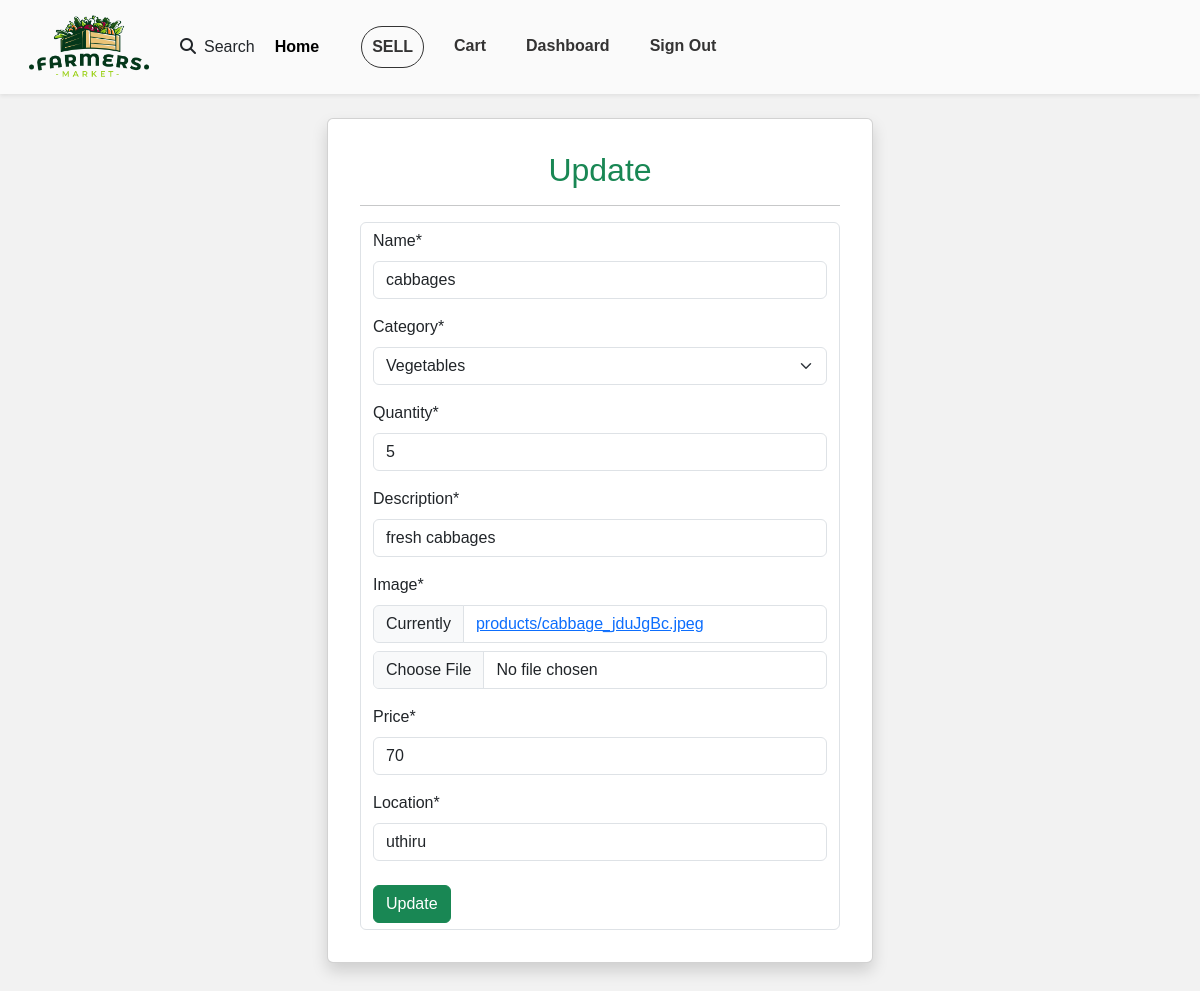
Page /update_product/2 (signed in) on the committed database.
### product/models.py (models this page shows, shortened)
class Product(models.Model):
    CATEGORIES = (
        ("Vegetables", "Vegetables"),
        ("Fruits", "Fruits"),
        ("Meat, Poultry & Dairy", "Meat, Poultry & Dairy"),
        ("Farm Feeds", "Farm Feeds")
    )
    owner = models.ForeignKey(User, on_delete=models.CASCADE)
    name = models.CharField(max_length=30)
    category = models.CharField(max_length=25, default="Vegetables", choices=CATEGORIES)
    quantity = models.IntegerField(default=5)
    description = models.CharField(max_length=200)
    image = models.ImageField(upload_to="products")
    price = models.IntegerField()
    location = models.CharField(max_length=50)
    unit_price = models.DecimalField(max_digits=10, decimal_places=2, blank=True, null=True)

### product/views.py (the view)
# urls.py: path('update_product/<int:id>', views.update_product, name='update_product'),
@login_required
def update_product(request, id):
    product = get_object_or_404(Product, id=id, owner=request.user)
    if request.method == "POST":
        form = UpdateProductForm(request.POST, request.FILES, instance=product)
        if form.is_valid():
            form.save()
            messages.success(request, "product updated successfully!", extra_tags="success")
            return redirect("product:product_details", id=product.id)
    else:
        form = UpdateProductForm(instance=product)
    context = {
        "form": form
    }
    return render(request, "product/update_product.html", context)

### product/forms.py
class UpdateProductForm(forms.ModelForm):
    class Meta:
        model = Product
        fields = ['name', 'category','quantity', 'description','image', 'price', 'location']

### product/templates/product/update_product.html (shortened to what this page needs)
{% extends 'Account/base.html' %}
{% load crispy_forms_tags %}
{% block content %}
<div class="container mt-4">
    <div class="row justify-content-center">
        <div class="col-md-6">
            <div class="card shadow p-3 mb-5 bg-white rounded">
                <div class="card-body">
                    <h2 class="card-title text-center text-success">Update</h2>
                    <hr>
                    <form action="" method="POST" class="form-control">
                        {{ form|crispy }}
                        <button class="btn btn-success mt-2 btn-block" type="submit">Update</button>
                    </form>
                </div>
            </div>
        </div>
    </div>
</div>
{% endblock content %}

### Account/templates/Account/base.html (style rules this page uses)
body, p, h1, h2, h3, h4, h5, h6, span, div, a, li, ul, ol, button, input, select, textarea { font-family: 'Montserrat', sans-serif; }
body { background-color: #f2f2f2; background-repeat: no-repeat; background-size: cover; }

### rows in the picture
Product: name "cabbages", category "Vegetables", quantity "5", description "fresh cabbages", price "70", location "uthiru"
